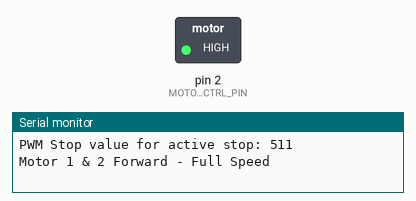
The sketch below on a simulated Arduino Uno, built with avr-gcc and run on an emulated ATmega328P. On the bench: switched loads named in the sketch (green lamp = pin HIGH), the last lines printed to the serial monitor. Pins used as bus, display or sensor lines are not drawn.

Above: at 1.6 s.
At 7.1 s:
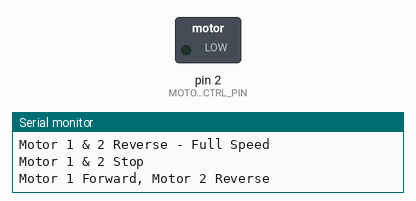
Timing chart, 0 to 11.8 s (numbered marks = the images above):
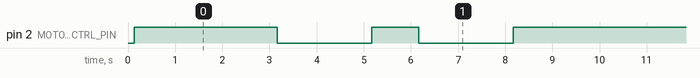

Measured:
- by itself, pin 2 (MOTOR2_CTRL_PIN): repeats every 9.0 s: HIGH 1.0 s, LOW 2.0 s, HIGH 4.0 s, LOW 2.0 s
- by itself, everything shown: repeats every 9.0 s, in 4 steps

The sketch:

drv8871-1.ino
```cpp
// NodeMCU (ESP8266) code to drive two DC motors with DRV8871
// Each motor uses a single GPIO:
// Motor 1: IO0 (D3) for IN1, and IN2 driven by IO0 via an inverter.
// Motor 2: IO2 (D4) for IN1, and IN2 driven by IO2 via an inverter.

// Define the NodeMCU pins
// MOTOR 1
// GPIO0 (D3 on many NodeMCU boards) is used here.
// WARNING: GPIO0 is a boot mode pin. If it's LOW during boot, ESP8266 enters flash mode.
// Ensure your circuit doesn't pull GPIO0 LOW at boot unless intended.
const int MOTOR1_CTRL_PIN = 0; // GPIO0 (D3)

// MOTOR 2
// GPIO2 (D4 on many NodeMCU boards) is generally safe to use.
const int MOTOR2_CTRL_PIN = 2; // GPIO2 (D4)


// DRV8871 connections (repeat for each motor):
// - MOTORx_CTRL_PIN to DRV8871 IN1
// - MOTORx_CTRL_PIN -> Inverter -> DRV8871 IN2
// - Motor to DRV8871 OUT1 and OUT2
// - Motor power supply (6.5V to 45V) to DRV8871 VM and GND
// - NodeMCU GND to DRV8871 GND
// - Optionally, ILIM resistor (refer to DRV8871 datasheet)

// ESP8266 analogWrite range is 0-1023 by default.
// PWM_STOP is still needed for the active stopMotor function.
const int PWM_MAX = 1023;
const int PWM_STOP = PWM_MAX / 2; // Approx 511 or 512, for 50% duty cycle

void setup() {
  pinMode(MOTOR1_CTRL_PIN, OUTPUT);
  pinMode(MOTOR2_CTRL_PIN, OUTPUT);

  Serial.begin(9600);
  Serial.println("DRV8871 Dual Motor Single Pin (IO0/IO2 + Inverters) Control - Digital Direction");
  Serial.println("Note: Stop is an active stop (50% PWM). True coast/brake not available.");
  Serial.print("PWM Stop value for active stop: ");
  Serial.println(PWM_STOP);

  // Ensure motors are stopped at startup
  stopMotor1();
  stopMotor2();
}

void loop() {
  // Simple run loop: Both motors Forward, Stop, Reverse, Stop
  Serial.println("Motor 1 & 2 Forward - Full Speed");
  driveMotor1(true); // true for forward
  driveMotor2(true); // true for forward
  delay(2000);

  Serial.println("Motor 1 & 2 Stop");
  stopMotor1();
  stopMotor2();
  delay(1000);

  Serial.println("Motor 1 & 2 Reverse - Full Speed");
  driveMotor1(false); // false for reverse
  driveMotor2(false); // false for reverse
  delay(2000);

  Serial.println("Motor 1 & 2 Stop");
  stopMotor1();
  stopMotor2();
  delay(1000);

  // Example: Motor 1 Forward, Motor 2 Reverse
  Serial.println("Motor 1 Forward, Motor 2 Reverse");
  driveMotor1(true);
  driveMotor2(false);
  delay(2000);

  Serial.println("Motor 1 & 2 Stop");
  stopMotor1();
  stopMotor2();
  delay(1000);
}

// --- Motor 1 Control Functions ---

// Function to drive Motor 1 with digital control for direction
// forward: true for forward (MOTOR1_CTRL_PIN HIGH), false for reverse (MOTOR1_CTRL_PIN LOW)
void driveMotor1(bool forward) {
  if (forward) {
    digitalWrite(MOTOR1_CTRL_PIN, HIGH);
    // Serial.println("Driving Motor 1: Forward (MOTOR1_CTRL_PIN HIGH)");
  } else {
    digitalWrite(MOTOR1_CTRL_PIN, LOW);
    // Serial.println("Driving Motor 1: Reverse (MOTOR1_CTRL_PIN LOW)");
  }
}

// Function to stop Motor 1 (active stop by 50% duty cycle on MOTOR1_CTRL_PIN)
void stopMotor1() {
  analogWrite(MOTOR1_CTRL_PIN, PWM_STOP);
  // Serial.println("Motor 1 Stop (Active - 50% PWM on MOTOR1_CTRL_PIN)");
}

// Function to "brake" Motor 1. Performs an active stop.
void brakeMotor1() {
  stopMotor1();
  // Serial.println("Motor 1 Brake (Performed Active Stop)");
}

// --- Motor 2 Control Functions ---

// Function to drive Motor 2 with digital control for direction
// forward: true for forward (MOTOR2_CTRL_PIN HIGH), false for reverse (MOTOR2_CTRL_PIN LOW)
void driveMotor2(bool forward) {
  if (forward) {
    digitalWrite(MOTOR2_CTRL_PIN, HIGH);
    // Serial.println("Driving Motor 2: Forward (MOTOR2_CTRL_PIN HIGH)");
  } else {
    digitalWrite(MOTOR2_CTRL_PIN, LOW);
    // Serial.println("Driving Motor 2: Reverse (MOTOR2_CTRL_PIN LOW)");
  }
}

// Function to stop Motor 2 (active stop by 50% duty cycle on MOTOR2_CTRL_PIN)
void stopMotor2() {
  analogWrite(MOTOR2_CTRL_PIN, PWM_STOP);
  // Serial.println("Motor 2 Stop (Active - 50% PWM on MOTOR2_CTRL_PIN)");
}

// Function to "brake" Motor 2. Performs an active stop.
void brakeMotor2() {
  stopMotor2();
  // Serial.println("Motor 2 Brake (Performed Active Stop)");
}
```
